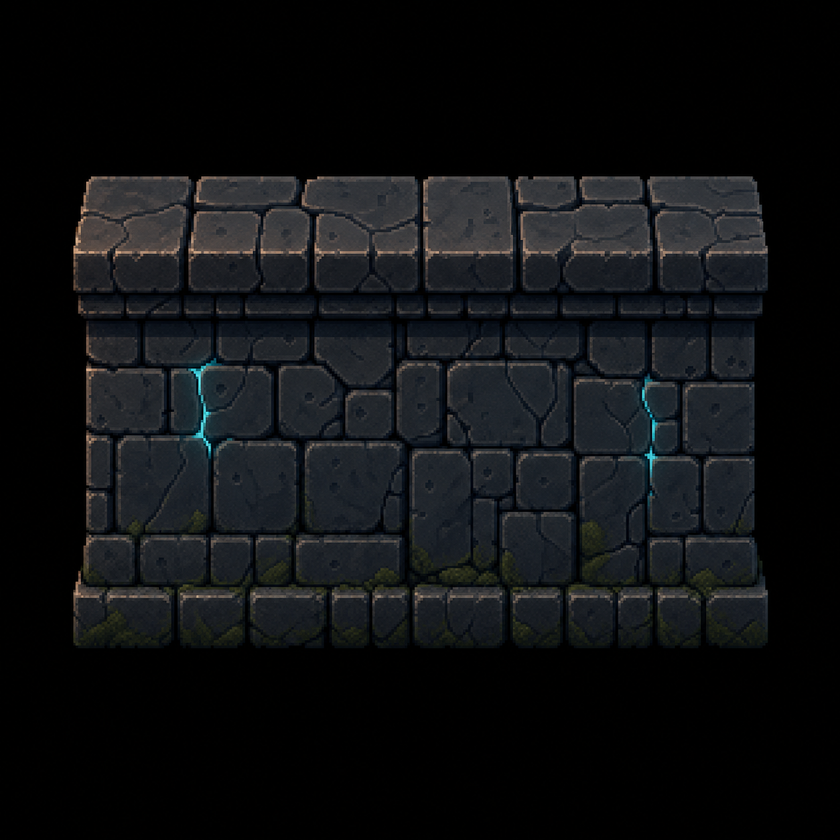
#> input picture STAGING/_imagegen_raw_v1/W01_wall_n_raw_1024.png, 840 x 840 px, shrunk from 1254 x 1254 before the run
$ python extract_seamless_tile.py --src _imagegen_raw_v1/W01_wall_n_raw_1024.png --dst out.png
#> lines starting #> are read from the running program, lines starting #| are printed output that depends on the picture
from __future__ import annotations

import argparse
from pathlib import Path

from PIL import Image, ImageChops, ImageStat


def edge_score(img: Image.Image) -> dict[str, float]:
    rgb = img.convert("RGB")
    w, h = rgb.size
    top = rgb.crop((0, 0, w, 1))
    bottom = rgb.crop((0, h - 1, w, h))
    left = rgb.crop((0, 0, 1, h))
    right = rgb.crop((w - 1, 0, w, h))
    tb = ImageChops.difference(top, bottom)
    lr = ImageChops.difference(left, right)
    tb_stat = ImageStat.Stat(tb)
    lr_stat = ImageStat.Stat(lr)
    return {
        "top_bottom_mean": sum(tb_stat.mean) / 3.0,
        "left_right_mean": sum(lr_stat.mean) / 3.0,
        "top_bottom_max": max(tb.getextrema()[i][1] for i in range(3)),
        "left_right_max": max(lr.getextrema()[i][1] for i in range(3)),
    }


def extract(src: Path, dst: Path, size: int) -> dict[str, float]:
#> called with size = 32
    img = Image.open(src).convert("RGBA")
    w, h = img.size
#> w = 840; h = 840
    if w < size or h < size:
        raise ValueError(f"source too small: {w}x{h}, requested {size}x{size}")

    if w == 256 and h == 256 and size == 32:
        x0 = 96
        y0 = 96
    else:
        x0 = (w - size) // 2
#> x0 = 404
        y0 = (h - size) // 2
#> y0 = 404
    tile = img.crop((x0, y0, x0 + size, y0 + size))
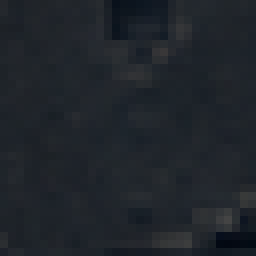
#> tile: PIL image 32x32 RGBA (shown 8 times larger); mean R, G, B, A 32, 36.9, 42.8, 255
    dst.parent.mkdir(parents=True, exist_ok=True)
    tile.save(dst)
    return edge_score(tile)


def main() -> None:
    parser = argparse.ArgumentParser()
    parser.add_argument("--src", required=True)
    parser.add_argument("--dst", required=True)
    parser.add_argument("--size", type=int, default=32)
    args = parser.parse_args()

    scores = extract(Path(args.src), Path(args.dst), args.size)
#> scores = {'top_bottom_mean': 5.76, 'left_right_mean': 5.16, 'top_bottom_max': 15, 'left_right_max': 41}
    for key, value in scores.items():
        print(f"{key}: {value:.2f}")
#> this loop made 4 passes
#> (key, value) on passes 1 to 4: ('top_bottom_mean', 5.76), ('left_right_mean', 5.16), ('top_bottom_max', 15), ('left_right_max', 41)
#| top_bottom_mean: 5.76
#| left_right_mean: 5.16
#| top_bottom_max: 15.00
#| left_right_max: 41.00


if __name__ == "__main__":
    main()

$ run again, on STAGING/_imagegen_raw_v1/W09_collapsed_stub_raw_1024.png
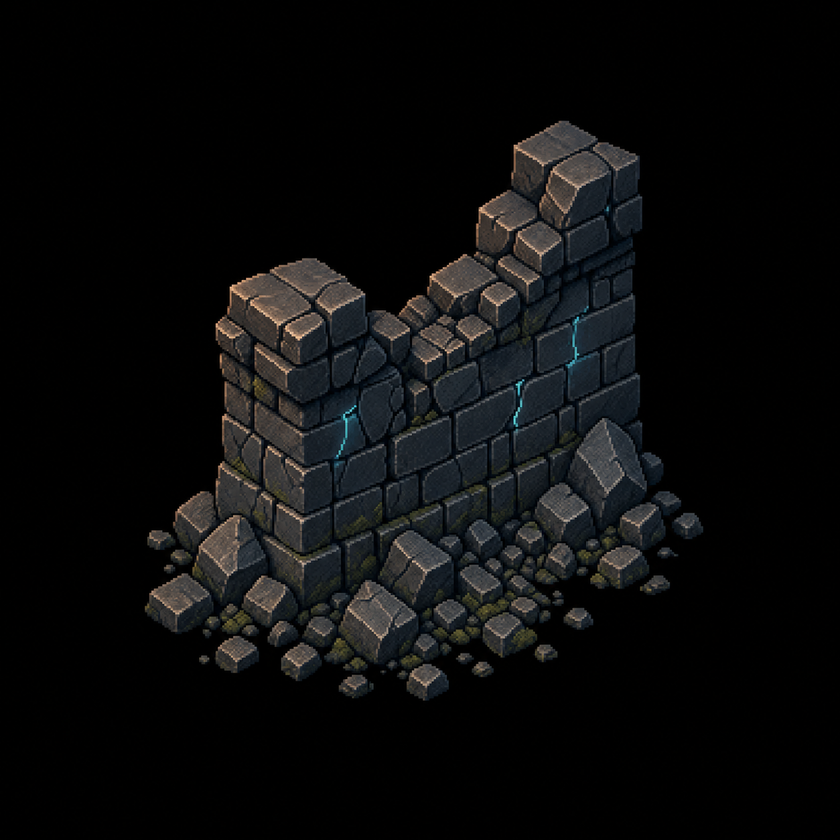
#> input picture STAGING/_imagegen_raw_v1/W09_collapsed_stub_raw_1024.png, 840 x 840 px, shrunk from 1254 x 1254 before the run
#> in extract, `tile = img.crop((x0, y0, x0 + size, y0 + size))`:
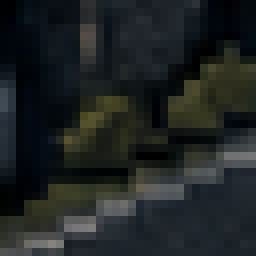
#> tile: PIL image 32x32 RGBA (shown 8 times larger); mean R, G, B, A 30.6, 35.2, 35.3, 255
#> scores = {'top_bottom_mean': 25.11, 'left_right_mean': 24.32, 'top_bottom_max': 82, 'left_right_max': 79}
#> the loop in main, `for key, value in scores.items():` made 4 passes
#> (key, value) on passes 1 to 4: ('top_bottom_mean', 25.11), ('left_right_mean', 24.32), ('top_bottom_max', 82), ('left_right_max', 79)
#> (printed output is left out)

$ run again, on STAGING/_imagegen_raw_v1/W10_archway_raw_1024.png
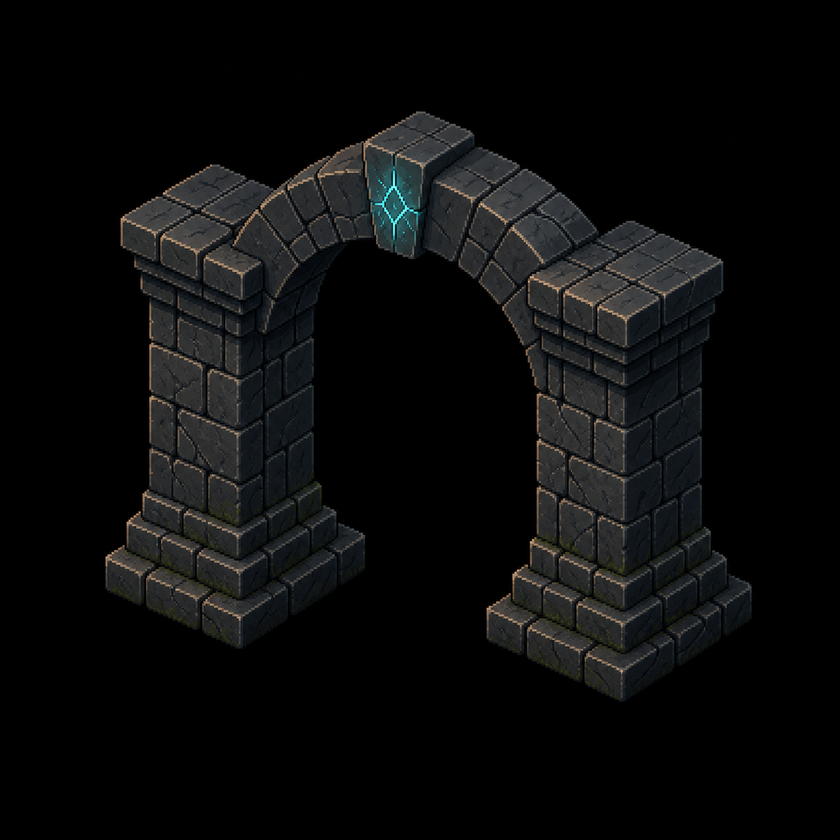
#> input picture STAGING/_imagegen_raw_v1/W10_archway_raw_1024.png, 840 x 840 px, shrunk from 1254 x 1254 before the run
#> in edge_score, `rgb = img.convert("RGB")`:
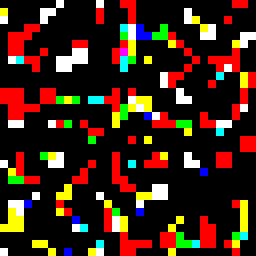
#> rgb: PIL image 32x32 RGB (shown 8 times larger); mean R, G, B 0.242, 0.142, 0.083; drawn with 1 as white
#> scores = {'top_bottom_mean': 0.146, 'left_right_mean': 0.229, 'top_bottom_max': 1, 'left_right_max': 1}
#> the loop in main, `for key, value in scores.items():` made 4 passes
#> (key, value) on passes 1 to 4: ('top_bottom_mean', 0.146), ('left_right_mean', 0.229), ('top_bottom_max', 1), ('left_right_max', 1)
#> (printed output is left out)
